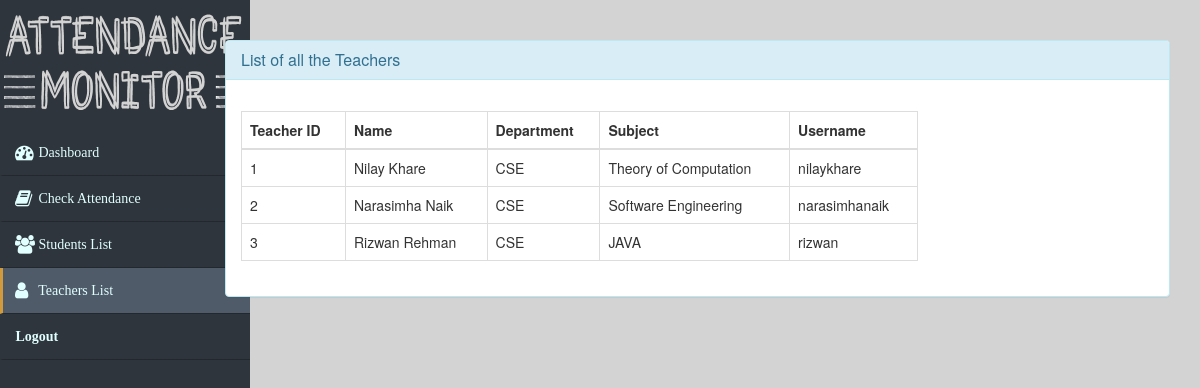
Screenshot of /interface/teacher_list.php with the database file from the repository.
### tables this page shows
CREATE TABLE IF NOT EXISTS `teacher` (
  `teacher_id` int(11) NOT NULL,
  `username` varchar(255) NOT NULL,
  `password` varchar(255) NOT NULL,
  `firstname` varchar(30) NOT NULL,
  `lastname` varchar(30) NOT NULL,
  `dept` varchar(50) NOT NULL,
  `subject` varchar(255) NOT NULL DEFAULT 'JAVA',
  `gender` enum('Male','Female') NOT NULL,
  `email` varchar(255) NOT NULL,
  `phone` int(255) NOT NULL,
  `address` text NOT NULL,
  `dob` date NOT NULL,
  `hire_date` date NOT NULL
);

### interface/teacher_list.php (the view, shortened to what this page needs)
<?php
    include "../includes/config.php";
    $sql= "SELECT * FROM teacher";
    try{
        $result = $db->query($sql);
    }catch(Exception $e){
        echo $e->getMessage();
    }
?>
<?php
    include "includes/header_list.php";
    include "includes/navbar_t.php";
?>
<div class="span10">
     <div class="container">
        <div class="row">
            <div class="col-xs-12 col-sm-12 col-md-6 col-lg-10 col-xs-offset-0 col-sm-offset-0 col-md-offset-3 col-lg-offset-2 toppad" >
                <div class="panel panel-info">
                    <div class="panel-heading">
                        <h2 class="panel-title">List of all the Teachers</h2>
                    </div>
                    <div class="panel-body">
                        <div class="row">
                            <div class=" col-md-9 col-lg-9">
                                <table class="table table-bordered">
                                    <caption></caption>
                                    <thead>
                                    <tr>
                                        <th>Teacher ID</th>
                                        <th>Name</th>
                                        <th>Department</th>
                                        <th>Subject</th>
                                        <th>Username</th>
                                    </tr>
                                    </thead>
                                    <tbody>
                                    <?php while($row=$result->fetch_assoc()) :?>
                                    <tr>
                                        <td><?php echo $row['teacher_id']; ?></td>
                                        <td><?php echo $row['firstname'].' '.$row['lastname']; ?></td>
                                        <td><?php echo $row['dept']; ?></td>
                                        <td><?php echo $row['subject']; ?></td>
                                        <td><?php echo $row['username']; ?></td>
                                    </tr>
                                    <?php endwhile; ?>
                                    </tbody>
                                </table>
                            </div>
                        </div>
                    </div>
                </div>
            </div>
        </div>
    </div>
</div>
</div>
</div>
<?php
    include "includes/footer.php";
?>

### css/interfacestyles.css (style rules this page uses)
body { margin: 0px; padding: 0px; background-color: lightgray; }
.toppad { margin-top:20px; }

### rows the page displays
teacher: teacher_id "1", firstname "Nilay", lastname "Khare", dept "CSE", subject "Theory of Computation", username "nilaykhare"
teacher: teacher_id "2", firstname "Narasimha", lastname "Naik", dept "CSE", subject "Software Engineering", username "narasimhanaik"
teacher: teacher_id "3", firstname "Rizwan", lastname "Rehman", dept "CSE", subject "JAVA", username "rizwan"
